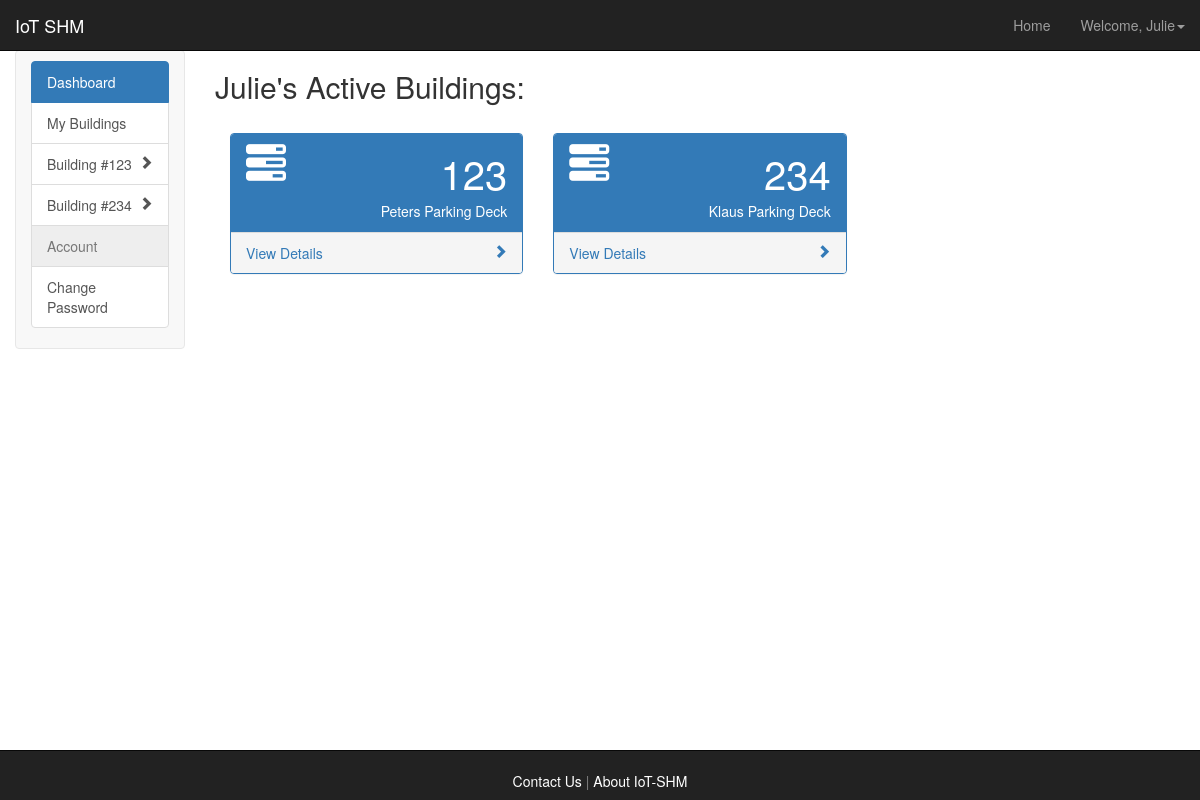
The page /iotshm/dashboard/ (signed in) on the database its author committed.
### iotshm_dashboard/models.py (models this page shows, shortened)
class Building(models.Model):
    manager = models.ForeignKey(User)
    number = models.IntegerField(primary_key=True)
    name = models.CharField(max_length=300)
    address = models.CharField(max_length=300)
    city = models.CharField(max_length=100)
    state = USStateField()
    zipcode = models.IntegerField(max_length=5)

### iotshm_dashboard/views.py (the view)
# urls.py: url(r'^dashboard/(?P<building_num>\d+)/real_time/$', views.real_time, name='real_time'),
@login_required
def dashboard(request):
    context = RequestContext(request)
    data = {'buildings':Building.objects.filter(manager=request.user)}
    return render_to_response('iotshm_dashboard/dashboard.html', data, context)

### templates/iotshm_dashboard/dashboard.html (shortened to what this page needs)
{% extends 'general/sidebar.html' %}
{% load bootstrap3 %}
{% block nextto_sidebar %}
    <h2>{{user.first_name}}'s Active Buildings:</h2></br>
     {% for building in buildings %}
        {% if building.manager == user or user.username == 'admin' %}
           <div class="col-lg-4 col-md-4 col-sm-6">
               <div class="panel panel-primary">
                   <div class="panel-heading">
                       <div class="row">
                           <div class="col-xs-3">
                               <span style="font-size: 40px" class="glyphicon glyphicon-tasks 5x"></span></br>
                           </div>
                           <div class="col-xs-9 text-right">
                                <div style="font-size: 40px">{{ building.number }}</div>
                                <div>{{ building.name }}</div>
                           </div>
                       </div>
                   </div>
                   <a href="{{ building.number }}/">
                       <div class="panel-footer">
                           <span class="pull-left">View Details</span>
                           <span class="pull-right"><i class="glyphicon glyphicon-chevron-right"></i></span>
                           <div class="clearfix"></div>
                       </div>
                   </a>
               </div>
           </div>
        {% endif %}
     {% endfor %}
{% endblock %}

### templates/general/sidebar.html (shortened to what this page needs)
{% extends 'general/header_footer.html' %}
{% load bootstrap3 %}
{% block inside_headerfooter %}
    <div class="col-lg-2 col-md-3 col-sm-3 sidebar-nav">
      <div class="navbar navbar-default" role="navigation">
        <div class="sidebar navbar-collapse collapse sidebar-navbar-collapse">
          <div class="list-group">
              {% url 'iotshm_dashboard:dashboard' as dashboard %}
              {% url 'iotshm_dashboard:change_password' as change_password %}
              {% url 'iotshm_dashboard:my_buildings' as my_buildings %}
              <a
                  class="list-group-item{% if request.path == dashboard %} active{% endif %}"
                  href="{{ dashboard }}">Dashboard
              </a>
              <a type="button"
                  class="list-group-item{% if request.path == my_buildings %} active{% endif %}"
                  href="{{ my_buildings }}">My Buildings
              </a>
              {% for building in buildings %}
                  {% url 'iotshm_dashboard:real_time' building.number as real_time %}
                  {% url 'iotshm_dashboard:building_info' building.number as building_info %}
                  {% url 'iotshm_dashboard:long_term' building.number as long_term %}
                  <a
                      class="list-group-item{% if building == curr_building %} active{% endif %}"
                      href="{{ building_info }}">Building #{{ building.number }}
                      <span class="pull-right glyphicon glyphicon-chevron-{% if building == curr_building %}down{% else %}right{% endif %}"></span>
                  </a>
              {% endfor %}
              <a type="button"  href="" class="list-group-item disabled">Account</a>
              <a
                  class="list-group-item{% if request.path == change_password %} active{% endif %}"
                  href="{{ change_password }}">Change Password
              </a>
          </div>
        </div>
      </div>
    </div>
    <div class="col-lg-10 col-md-9 col-sm-9" style="height:100%;background-color:rgba(255, 255, 255, 0.5)">
        {% block nextto_sidebar %}{% endblock %}
    </div>
{% endblock %}

### templates/general/header_footer.html (shortened to what this page needs)
{% load bootstrap3 %}
{% bootstrap_css %}
<html>
<link href="{{ STATIC_URL }}style.css" rel="stylesheet" type="text/css"/>
<body class="page-container" id="bgsplashcontainer">
    <div class="navbar navbar-inverse navbar-fixed-top" role="navigation">
        <div class="container-fluid">
            <div class="navbar-header">
                    <a class="navbar-brand" href="/iotshm/">IoT SHM</a>
            </div>
            <div class="navbar-collapse collapse" id="navbar-collapse collapse">
                <ul class="nav navbar-nav navbar-right">
                    {% if user.is_authenticated %}
                        <li><a href="/iotshm/dashboard/">Home</a></li>
                        <li class="dropdown">
                            <a class="dropdown-toggle" data-toggle="dropdown" href="#">Welcome, {{ user.first_name|capfirst }}<span class="caret"></span></a>
                        </li>
                    {% else %}
                        <li><a href="/iotshm/">Home</a></li>
                        <li><a href="/iotshm/login/">Login</a></li>
                    {% endif %}
                </ul>
            </div>
        </div>
    </div>
    {% block inside_headerfooter %}{% endblock %}
    <div align="center" class="navbar navbar-inverse navbar-fixed-bottom">
        </br><a align="left" href="/iotshm/contact/" style="color:white">Contact Us</a>
        <p style="display:inline; color:gray">   |   </p>
        <a align="right" href="/iotshm/aboutiotshm/" style="color:white">About IoT-SHM</a>
    </div>
</body>
</html>

### iotshm_dashboard/static/style.css (style rules this page uses)
#bgsplashcontainer { background-image:url("img/tower.jpeg"); background-repeat:no-repeat; background-size: cover; }

### templates/general/header_footer.html (style rules this page uses)
body { padding-top: 50px; padding-bottom: 50px; }

### rows shown on the page
Building: number "123", name "Peters Parking Deck"
Building: number "234", name "Klaus Parking Deck"

### other values the page prints
{{ user.first_name|capfirst }} "Julie"
{{ user.first_name }} "Julie"
